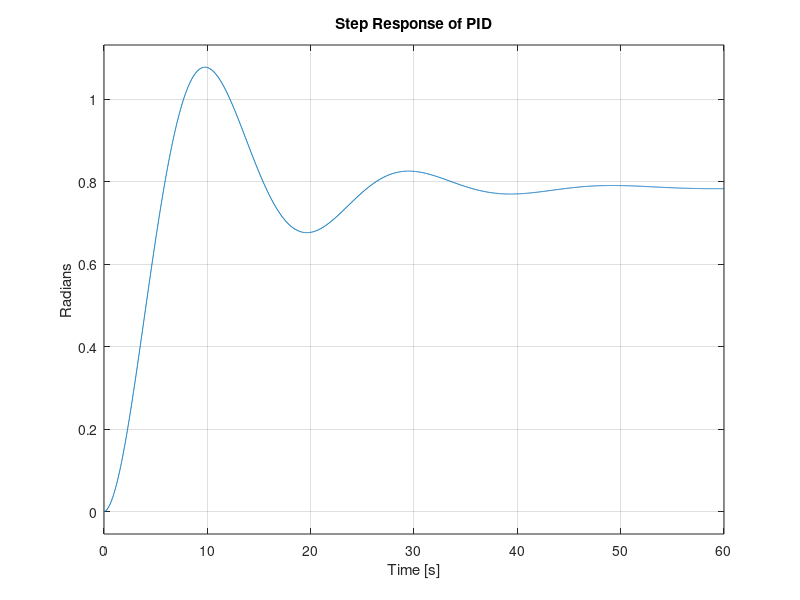

Recreate this plot in MATLAB. (Note: this script raises an error after producing the figure.)
R_m = 10;               % Motor Resistance (Ohm)
K_a = 0.2;              % Motor Torque Constant (Nm / A)
K_b  = 0.009549;        % Back EMF Constant (V / (rad / s))
K_f = 0.047746;         % Rotational Friction Coefficient (Nm / (rad / s)) 
N = 2;                  % Gear Ratio

La = 0;                 %Negligable motor inductance

J_r = 0.001;            % Motor Rotor Moment of Inertia (kg / m^2)
J_p = 1;                % Solar Panel Moment of Inertia (kg / m^2)
J = J_r + (J_p/N^2);          % Total Moment of Inertia (kg / m^2)

Ts = 0.01; %Seconds
K_s = 1.273; %sensor Gain Converts rads to Amps
K_p = 4; %Power Amplifier gain
%This assumes that at 90deg off from optimal that we get a 2A difference

%{
Arduino Uno Rev3 has a 16MHz clock
so 62ns per tick and you need two ticks for each ....
This gives us plenty of room to not threaten the clock
%}

s = tf('s');
z = tf('z',Ts);
%MOTOR CIRCUIT

mot_circ = 1/(La*s + R_m);
%MOTOR DYNAMICS
mot_dyn = 1/(J*s+K_f);
%Continuous Motor assembly
Gspeed = feedback(mot_circ*K_a*mot_dyn,K_b); %back emf simplified
Gpos = Gspeed*(1/N)*(1/s); 
%digital Motor
Gz = c2d(Gpos, Ts, 'zoh');    %digital plant for digital controller design
                        %effectively does what the Ardunio does for us.
fprintf('DIGITIZED MOTOR MODEL')
[~, denGz] = tfdata(Gz,'v');
rootsGz = roots(denGz);
disp('Roots of the denominator of Gz:')
disp(rootsGz)
%PID

Kp = 0.55;    %proportional gain
Ki = 0;     %Integral gain
Kd = 0.05;    %Derivative Gain

Cz = Kp + Ki*(Ts/2)*(z+1)/(z-1) + Kd*(z-1)/(Ts*z);
OL = Cz*Gz*K_p ;
PID_cltf = feedback(OL,K_s);

[~, denPID_cltf] = tfdata(PID_cltf,'v');
rootsPID_cltf = roots(denPID_cltf);
disp('Roots of the denominator of PID_cltf:')
disp(rootsPID_cltf)

%PLOTING FOR PID PERFORMANCE/STABILITY
t = 0:Ts:60; % 5 seconds of performance data

figure (1)
clf
step(PID_cltf,t)
title('Step Response of PID')
ylabel('Radians')
grid on
fprintf('PERFORMANCE DATA OF PID')
stepinfo(PID_cltf)

figure(2)
clf
margin(OL)
title('Phase Margin detection for PID control')
